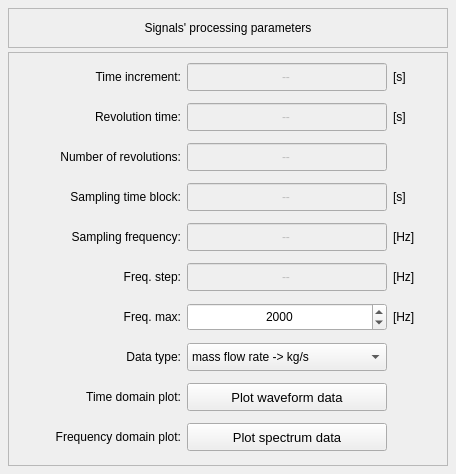
            <widget class="QWidget" name="scrollAreaWidgetContents_2">
             <property name="geometry">
              <rect>
               <x>0</x>
               <y>0</y>
               <width>456</width>
               <height>474</height>
              </rect>
             </property>
             <layout class="QGridLayout" name="gridLayout_17">
              <property name="leftMargin">
               <number>4</number>
              </property>
              <property name="topMargin">
               <number>4</number>
              </property>
              <property name="rightMargin">
               <number>4</number>
              </property>
              <property name="bottomMargin">
               <number>4</number>
              </property>
              <item row="0" column="0">
               <widget class="QFrame" name="frame_6">
                <property name="minimumSize">
                 <size>
                  <width>0</width>
                  <height>260</height>
                 </size>
                </property>
                <property name="frameShape">
                 <enum>QFrame::NoFrame</enum>
                </property>
                <property name="frameShadow">
                 <enum>QFrame::Raised</enum>
                </property>
                <layout class="QGridLayout" name="gridLayout_15">
                 <property name="leftMargin">
                  <number>4</number>
                 </property>
                 <property name="topMargin">
                  <number>4</number>
                 </property>
                 <property name="rightMargin">
                  <number>4</number>
                 </property>
                 <property name="bottomMargin">
                  <number>4</number>
                 </property>
                 <property name="spacing">
                  <number>4</number>
                 </property>
                 <item row="0" column="0">
                  <widget class="QLabel" name="label_18">
                   <property name="minimumSize">
                    <size>
                     <width>0</width>
                     <height>40</height>
                    </size>
                   </property>
                   <property name="maximumSize">
                    <size>
                     <width>16777215</width>
                     <height>40</height>
                    </size>
                   </property>
                   <property name="frameShape">
                    <enum>QFrame::StyledPanel</enum>
                   </property>
                   <property name="text">
                    <string>Signals' processing parameters</string>
                   </property>
                   <property name="alignment">
                    <set>Qt::AlignCenter</set>
                   </property>
                  </widget>
                 </item>
                 <item row="1" column="0">
                  <widget class="QFrame" name="frame_8">
                   <property name="frameShape">
                    <enum>QFrame::StyledPanel</enum>
                   </property>
                   <property name="frameShadow">
                    <enum>QFrame::Raised</enum>
                   </property>
                   <layout class="QGridLayout" name="gridLayout_16">
                    <property name="leftMargin">
                     <number>4</number>
                    </property>
                    <property name="topMargin">
                     <number>4</number>
                    </property>
                    <property name="rightMargin">
                     <number>4</number>
                    </property>
                    <property name="bottomMargin">
                     <number>4</number>
                    </property>
                    <item row="5" column="2">
                     <widget class="QLineEdit" name="lineEdit_sampling_time_block">
                      <property name="enabled">
                       <bool>false</bool>
                      </property>
                      <property name="minimumSize">
                       <size>
                        <width>200</width>
                        <height>28</height>
                       </size>
                      </property>
                      <property name="maximumSize">
                       <size>
                        <width>16777215</width>
                        <height>28</height>
                       </size>
                      </property>
                      <property name="text">
                       <string>--</string>
                      </property>
                      <property name="alignment">
                       <set>Qt::AlignCenter</set>
                      </property>
                     </widget>
                    </item>
                    <item row="5" column="1">
                     <widget class="QLabel" name="label_32">
                      <property name="minimumSize">
                       <size>
                        <width>140</width>
                        <height>28</height>
                       </size>
                      </property>
                      <property name="maximumSize">
                       <size>
                        <width>16777215</width>
                        <height>28</height>
                       </size>
                      </property>
                      <property name="text">
                       <string>Sampling time block:</string>
                      </property>
                      <property name="alignment">
                       <set>Qt::AlignRight|Qt::AlignTrailing|Qt::AlignVCenter</set>
                      </property>
                     </widget>
                    </item>
                    <item row="3" column="1">
                     <widget class="QLabel" name="label_29">
                      <property name="minimumSize">
                       <size>
                        <width>140</width>
                        <height>28</height>
                       </size>
                      </property>
                      <property name="maximumSize">
                       <size>
                        <width>16777215</width>
                        <height>28</height>
                       </size>
                      </property>
                      <property name="text">
                       <string>Revolution time:</string>
                      </property>
                      <property name="alignment">
                       <set>Qt::AlignRight|Qt::AlignTrailing|Qt::AlignVCenter</set>
                      </property>
                     </widget>
                    </item>
                    <item row="3" column="2">
                     <widget class="QLineEdit" name="lineEdit_revolution_time">
                      <property name="enabled">
                       <bool>false</bool>
                      </property>
                      <property name="minimumSize">
                       <size>
                        <width>200</width>
                        <height>28</height>
                       </size>
                      </property>
                      <property name="maximumSize">
                       <size>
                        <width>16777215</width>
                        <height>28</height>
                       </size>
                      </property>
                      <property name="text">
                       <string>--</string>
                      </property>
                      <property name="alignment">
                       <set>Qt::AlignCenter</set>
                      </property>
                     </widget>
                    </item>
                    <item row="4" column="1">
                     <widget class="QLabel" name="label_31">
                      <property name="minimumSize">
                       <size>
                        <width>140</width>
                        <height>28</height>
                       </size>
                      </property>
                      <property name="maximumSize">
                       <size>
                        <width>16777215</width>
                        <height>28</height>
                       </size>
                      </property>
                      <property name="text">
                       <string>Number of revolutions:</string>
                      </property>
                      <property name="alignment">
                       <set>Qt::AlignRight|Qt::AlignTrailing|Qt::AlignVCenter</set>
                      </property>
                     </widget>
                    </item>
                    <item row="4" column="2">
                     <widget class="QLineEdit" name="lineEdit_number_of_revolutions">
                      <property name="enabled">
                       <bool>false</bool>
                      </property>
                      <property name="minimumSize">
                       <size>
                        <width>200</width>
                        <height>28</height>
                       </size>
                      </property>
                      <property name="maximumSize">
                       <size>
                        <width>16777215</width>
                        <height>28</height>
                       </size>
                      </property>
                      <property name="text">
                       <string>--</string>
                      </property>
                      <property name="alignment">
                       <set>Qt::AlignCenter</set>
                      </property>
                     </widget>
                    </item>
                    <item row="3" column="3">
                     <widget class="QLabel" name="label_33">
                      <property name="text">
                       <string>[s]</string>
                      </property>
                     </widget>
                    </item>
                    <item row="5" column="3">
                     <widget class="QLabel" name="label_30">
                      <property name="text">
                       <string>[s]</string>
                      </property>
                     </widget>
                    </item>
                    <item row="0" column="1">
                     <widget class="QLabel" name="label_25">
                      <property name="minimumSize">
                       <size>
                        <width>140</width>
                        <height>28</height>
                       </size>
                      </property>
                      <property name="maximumSize">
                       <size>
                        <width>16777215</width>
                        <height>28</height>
                       </size>
                      </property>
                      <property name="text">
                       <string>Time increment:</string>
                      </property>
                      <property name="alignment">
                       <set>Qt::AlignRight|Qt::AlignTrailing|Qt::AlignVCenter</set>
                      </property>
                     </widget>
                    </item>
                    <item row="0" column="3">
                     <widget class="QLabel" name="label_26">
                      <property name="text">
                       <string>[s]</string>
                      </property>
                     </widget>
                    </item>
                    <item row="0" column="2">
                     <widget class="QLineEdit" name="lineEdit_time_increment">
                      <property name="enabled">
                       <bool>false</bool>
                      </property>
                      <property name="minimumSize">
                       <size>
                        <width>200</width>
                        <height>28</height>
                       </size>
                      </property>
                      <property name="maximumSize">
                       <size>
                        <width>16777215</width>
                        <height>28</height>
                       </size>
                      </property>
                      <property name="text">
                       <string>--</string>
                      </property>
                      <property name="alignment">
                       <set>Qt::AlignCenter</set>
                      </property>
                     </widget>
                    </item>
                    <item row="6" column="1">
                     <widget class="QLabel" name="label_27">
                      <property name="minimumSize">
                       <size>
                        <width>140</width>
                        <height>28</height>
                       </size>
                      </property>
                      <property name="maximumSize">
                       <size>
                        <width>16777215</width>
                        <height>28</height>
                       </size>
                      </property>
                      <property name="text">
                       <string>Sampling frequency:</string>
                      </property>
                      <property name="alignment">
                       <set>Qt::AlignRight|Qt::AlignTrailing|Qt::AlignVCenter</set>
                      </property>
                     </widget>
                    </item>
                    <item row="6" column="2">
                     <widget class="QLineEdit" name="lineEdit_sampling_frequency">
                      <property name="enabled">
                       <bool>false</bool>
                      </property>
                      <property name="minimumSize">
                       <size>
                        <width>200</width>
                        <height>28</height>
                       </size>
                      </property>
                      <property name="maximumSize">
                       <size>
                        <width>16777215</width>
                        <height>28</height>
                       </size>
                      </property>
                      <property name="text">
                       <string>--</string>
                      </property>
                      <property name="alignment">
                       <set>Qt::AlignCenter</set>
                      </property>
                     </widget>
                    </item>
                    <item row="6" column="3">
                     <widget class="QLabel" name="label_28">
                      <property name="text">
                       <string>[Hz]</string>
                      </property>
                     </widget>
                    </item>
                    <item row="12" column="1">
                     <widget class="QLabel" name="label_34">
                      <property name="minimumSize">
                       <size>
                        <width>140</width>
                        <height>28</height>
                       </size>
                      </property>
                      <property name="maximumSize">
                       <size>
                        <width>16777215</width>
                        <height>28</height>
                       </size>
                      </property>
                      <property name="text">
                       <string>Frequency domain plot:</string>
                      </property>
                      <property name="alignment">
                       <set>Qt::AlignRight|Qt::AlignTrailing|Qt::AlignVCenter</set>
                      </property>
                     </widget>
                    </item>
                    <item row="11" column="1">
                     <widget class="QLabel" name="label_35">
                      <property name="minimumSize">
                       <size>
                        <width>140</width>
                        <height>28</height>
                       </size>
                      </property>
                      <property name="maximumSize">
                       <size>
                        <width>16777215</width>
                        <height>28</height>
                       </size>
                      </property>
                      <property name="text">
                       <string>Time domain plot:</string>
                      </property>
                      <property name="alignment">
                       <set>Qt::AlignRight|Qt::AlignTrailing|Qt::AlignVCenter</set>
                      </property>
                     </widget>
                    </item>
                    <item row="11" column="2">
                     <widget class="QPushButton" name="pushButton_waveform_data">
                      <property name="minimumSize">
                       <size>
                        <width>200</width>
                        <height>28</height>
                       </size>
                      </property>
                      <property name="maximumSize">
                       <size>
                        <width>16777215</width>
                        <height>28</height>
                       </size>
                      </property>
                      <property name="font">
                       <font>
                        <pointsize>10</pointsize>
                       </font>
                      </property>
                      <property name="text">
                       <string>Plot waveform data</string>
                      </property>
                      <property name="autoDefault">
                       <bool>false</bool>
                      </property>
                     </widget>
                    </item>
                    <item row="10" column="1">
                     <widget class="QLabel" name="label_data_to_be_plotted">
                      <property name="minimumSize">
                       <size>
                        <width>140</width>
                        <height>28</height>
                       </size>
                      </property>
                      <property name="maximumSize">
                       <size>
                        <width>16777215</width>
                        <height>28</height>
                       </size>
                      </property>
                      <property name="text">
                       <string>Data type:</string>
                      </property>
                      <property name="alignment">
                       <set>Qt::AlignRight|Qt::AlignTrailing|Qt::AlignVCenter</set>
                      </property>
                     </widget>
                    </item>
                    <item row="10" column="2">
                     <widget class="QComboBox" name="comboBox_data_to_plot">
                      <property name="minimumSize">
                       <size>
                        <width>0</width>
                        <height>28</height>
                       </size>
                      </property>
                      <property name="maximumSize">
                       <size>
                        <width>16777215</width>
                        <height>28</height>
                       </size>
                      </property>
                      <item>
                       <property name="text">
                        <string>mass flow rate -&gt; kg/s</string>
                       </property>
                      </item>
                      <item>
                       <property name="text">
                        <string>surface velocity -&gt; m/s</string>
                       </property>
                      </item>
                      <item>
                       <property name="text">
                        <string>volumetric flow rate -&gt; m³/s</string>
                       </property>
                      </item>
                     </widget>
                    </item>
                    <item row="12" column="2">
                     <widget class="QPushButton" name="pushButton_spectrum_data">
                      <property name="minimumSize">
                       <size>
                        <width>200</width>
                        <height>28</height>
                       </size>
                      </property>
                      <property name="maximumSize">
                       <size>
                        <width>16777215</width>
                        <height>28</height>
                       </size>
                      </property>
                      <property name="font">
                       <font>
                        <pointsize>10</pointsize>
                       </font>
                      </property>
                      <property name="text">
                       <string>Plot spectrum data</string>
                      </property>
                      <property name="autoDefault">
                       <bool>false</bool>
                      </property>
                     </widget>
                    </item>
                    <item row="9" column="3">
                     <widget class="QLabel" name="label_21">
                      <property name="text">
                       <string>[Hz]</string>
                      </property>
                     </widget>
                    </item>
                    <item row="9" column="1">
                     <widget class="QLabel" name="label_23">
                      <property name="minimumSize">
                       <size>
                        <width>140</width>
                        <height>28</height>
                       </size>
                      </property>
                      <property name="maximumSize">
                       <size>
                        <width>16777215</width>
                        <height>28</height>
                       </size>
                      </property>
                      <property name="text">
                       <string>Freq. max:</string>
                      </property>
                      <property name="alignment">
                       <set>Qt::AlignRight|Qt::AlignTrailing|Qt::AlignVCenter</set>
                      </property>
                     </widget>
                    </item>
                    <item row="0" column="4">
                     <spacer name="horizontalSpacer_4">
                      <property name="orientation">
                       <enum>Qt::Horizontal</enum>
                      </property>
                      <property name="sizeHint" stdset="0">
                       <size>
                        <width>40</width>
                        <height>20</height>
                       </size>
                      </property>
                     </spacer>
                    </item>
                    <item row="9" column="2">
                     <widget class="QSpinBox" name="spinBox_maximum_frequency">
                      <property name="minimumSize">
                       <size>
                        <width>0</width>
                        <height>28</height>
                       </size>
                      </property>
                      <property name="maximumSize">
                       <size>
                        <width>16777215</width>
                        <height>28</height>
                       </size>
                      </property>
                      <property name="alignment">
                       <set>Qt::AlignCenter</set>
                      </property>
                      <property name="minimum">
                       <number>1000</number>
                      </property>
                      <property name="maximum">
                       <number>20000</number>
                      </property>
                      <property name="singleStep">
                       <number>100</number>
                      </property>
                      <property name="value">
                       <number>2000</number>
                      </property>
                     </widget>
                    </item>
                    <item row="0" column="0">
                     <spacer name="horizontalSpacer_3">
                      <property name="orientation">
                       <enum>Qt::Horizontal</enum>
                      </property>
                      <property name="sizeHint" stdset="0">
                       <size>
                        <width>40</width>
                        <height>20</height>
                       </size>
                      </property>
                     </spacer>
                    </item>
                    <item row="8" column="1">
                     <widget class="QLabel" name="label_24">
                      <property name="minimumSize">
                       <size>
                        <width>140</width>
                        <height>28</height>
                       </size>
                      </property>
                      <property name="maximumSize">
                       <size>
                        <width>16777215</width>
                        <height>28</height>
                       </size>
                      </property>
                      <property name="text">
                       <string>Freq. step:</string>
                      </property>
                      <property name="alignment">
                       <set>Qt::AlignRight|Qt::AlignTrailing|Qt::AlignVCenter</set>
                      </property>
                     </widget>
                    </item>
                    <item row="8" column="2">
                     <widget class="QLineEdit" name="lineEdit_frequency_resolution_plot">
                      <property name="enabled">
                       <bool>false</bool>
                      </property>
                      <property name="minimumSize">
                       <size>
                        <width>200</width>
                        <height>28</height>
                       </size>
                      </property>
                      <property name="maximumSize">
                       <size>
                        <width>16777215</width>
                        <height>28</height>
                       </size>
                      </property>
                      <property name="text">
                       <string>--</string>
                      </property>
                      <property name="alignment">
                       <set>Qt::AlignCenter</set>
                      </property>
                     </widget>
                    </item>
                    <item row="8" column="3">
                     <widget class="QLabel" name="label_19">
                      <property name="text">
                       <string>[Hz]</string>
                      </property>
                     </widget>
                    </item>
                   </layout>
                  </widget>
                 </item>
                </layout>
               </widget>
              </item>
             </layout>
            </widget>
